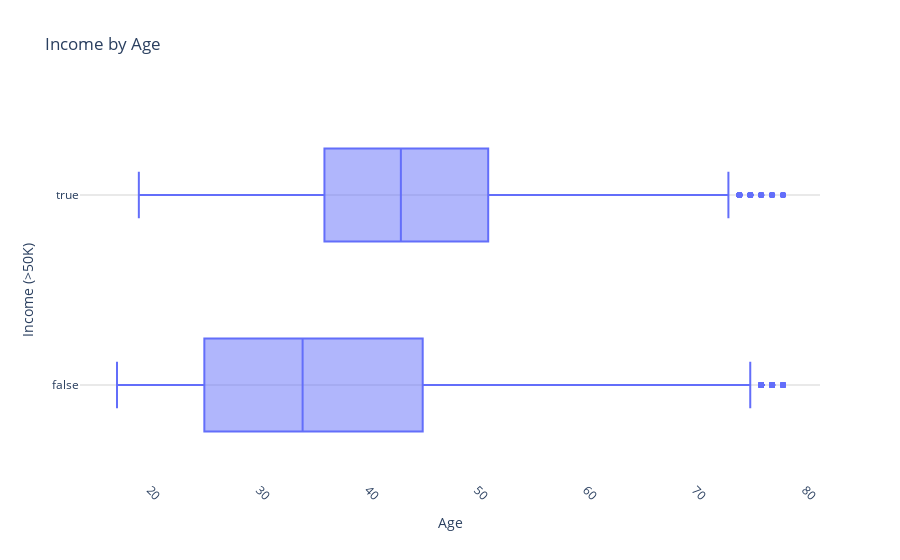

The cell this chart's notebook holds for it:
### Code cell
fig = px.box(
    df_encoded,  
    x='age',
    y='income_>50K',
    title='Income by Age',
    labels={'income_>50K': 'Income (>50K)'}
)

fig.update_layout(
    xaxis_title='Age',
    yaxis_title='Income (>50K)',
    xaxis_tickangle=45,
    plot_bgcolor='white',
    #adding  lines in age
    yaxis=dict(showgrid=True, gridcolor='LightGray', zeroline=True, zerolinecolor='Black')
)

fig.show()

### Figure 1 — Plotly figure (JSON) as saved in the notebook; plotly's stock layout.template omitted (floating-point values rounded to 4 significant figures; data arrays with more than 128 entries replaced by an {"elided": "..."} marker saying what was removed)
{"data": [{"alignmentgroup": "True", "hovertemplate": "age=%{x}<br>Income (>50K)=%{y}<extra></extra>", "legendgroup": "", "marker": {"color": "#636efa"}, "name": "", "notched": false, "offsetgroup": "", "orientation": "h", "showlegend": false, "type": "box", "x": {"elided": "46611 int values"}, "x0": " ", "xaxis": "x", "y": {"elided": "46611 bool values"}, "y0": " ", "yaxis": "y"}], "layout": {"boxmode": "group", "legend": {"tracegroupgap": 0}, "plot_bgcolor": "white", "title": {"text": "Income by Age"}, "xaxis": {"anchor": "y", "domain": [0, 1], "tickangle": 45, "title": {"text": "Age"}}, "yaxis": {"anchor": "x", "domain": [0, 1], "gridcolor": "LightGray", "showgrid": true, "title": {"text": "Income (>50K)"}, "zeroline": true, "zerolinecolor": "Black"}}}
